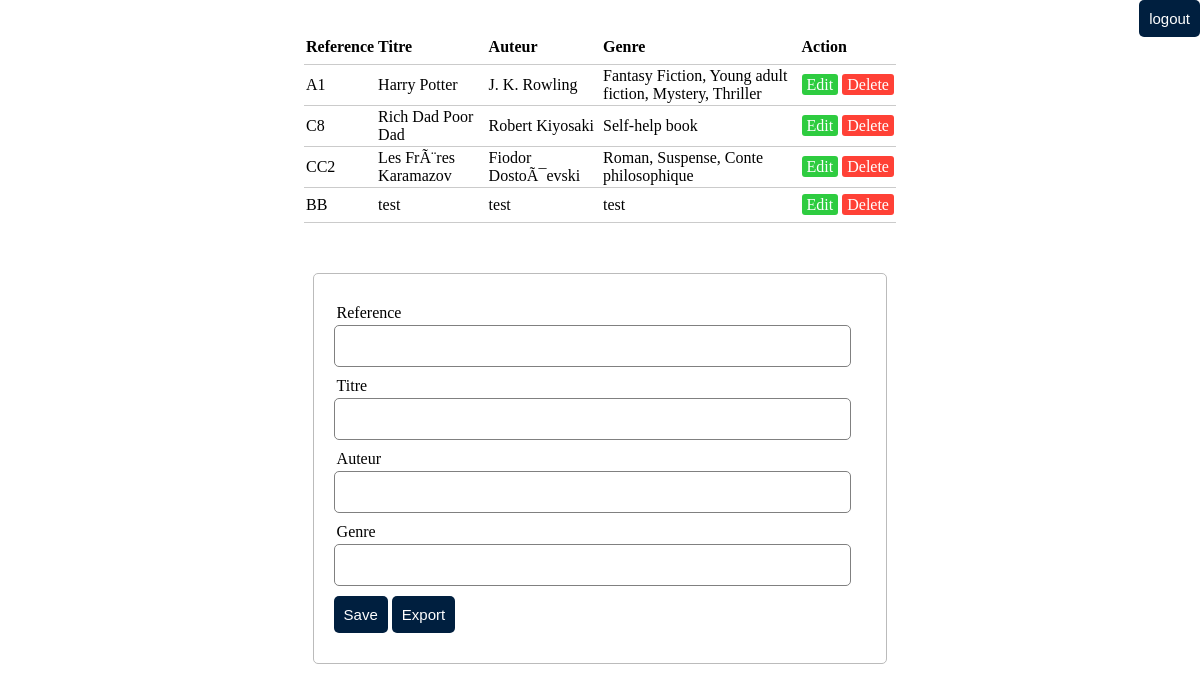
The app's page /home.php with its own data.
### tables this page shows
CREATE TABLE `livres` (
  `id` int(11) NOT NULL,
  `reference` text NOT NULL,
  `titre` text NOT NULL,
  `auteur` text NOT NULL,
  `genre` text NOT NULL
);

### server.php (called while the page is built, shortened)
<?php
	$reference = "";
	$titre = "";
	$auteur = "";
	$genre = "";
	$update = false;
?>

### home.php (the view, shortened to what this page needs)
<?php
include('server.php');
?>
<!DOCTYPE html>
<html>
<head>
	<link rel="stylesheet" type="text/css" href="style.css">
</head>
<body>
<?php $results = mysqli_query($db, "SELECT * FROM livres"); ?>
<table>
	<thead>
		<tr>
			<th>Reference</th>
			<th>Titre</th>
			<th>Auteur</th>
			<th>Genre</th>
			<th colspan="2">Action</th>
		</tr>
	</thead>
	<?php while ($row = mysqli_fetch_array($results)) { ?>
		<tr>
			<td><?php echo $row['reference']; ?></td>
			<td><?php echo $row['titre']; ?></td>
			<td><?php echo $row['auteur']; ?></td>
			<td><?php echo $row['genre']; ?></td>
			<td>
				<a href="home.php?edit=<?php echo $row['id']; ?>" class="edit_btn" >Edit</a>
			</td>
			<td>
				<a href="server.php?del=<?php echo $row['id']; ?>" class="del_btn">Delete</a>
			</td>
		</tr>
	<?php } ?>
</table>
<form method="post" action="server.php" >
	<div class="input-group">
		<label>Reference</label>
		<input type="text" name="reference" value="<?php echo $reference; ?>">
	</div>
	<div class="input-group">
		<label>Titre</label>
		<input type="text" name="titre" value="<?php echo $titre; ?>">
	</div>
	<div class="input-group">
		<label>Auteur</label>
		<input type="text" name="auteur" value="<?php echo $auteur; ?>">
	</div>
	<div class="input-group">
		<label>Genre</label>
		<input type="text" name="genre" value="<?php echo $genre; ?>">
	</div>
	<div class="input-group">
		<?php if ($update == true): ?>
			<button class="btn" type="submit" name="update" style="background: #2ECC40;" >update</button>
		<?php else: ?>
			<button class="btn" type="submit" name="save" >Save</button>
		<?php endif ?>
			<button class="btn" type="submit" name="export" >Export</button>
	</div>
            <input class="btnl" name="logout" type="submit"  value="logout" />
</form>
</body>
</html>

### style.css (style rules this page uses)
body { font-size: 16px; }
table { width: 50%; margin: 30px auto; border-collapse: collapse; text-align: left; }
tr { border-bottom: 1px solid #cbcbcb; }
th, td { border: none; height: 30px; padding: 2px; }
form { width: 45%; margin: 50px auto; text-align: left; padding: 20px; border: 1px solid #bbbbbb; border-radius: 5px; }
.input-group { margin: 10px 0px 10px 0px; }
.input-group label { display: block; text-align: left; margin: 3px; }
.input-group input { height: 30px; width: 93%; padding: 5px 10px; font-size: 16px; border-radius: 5px; border: 1px solid gray; }
.btn { padding: 10px; font-size: 15px; color: white; background: #001f3f; border: none; border-radius: 5px; }
.btnl { padding: 10px; font-size: 15px; color: white; background: #001f3f; border: none; border-radius: 5px; position:absolute; top:0; right:0; }
.edit_btn { text-decoration: none; padding: 2px 5px; background: #2ECC40; color: white; border-radius: 3px; }
.del_btn { text-decoration: none; padding: 2px 5px; color: white; border-radius: 3px; background: #FF4136; }

### records on screen
livres: reference "A1", titre "Harry Potter", auteur "J. K. Rowling", genre "Fantasy Fiction, Young adult fiction, Mystery, Thriller"
livres: reference "C8", titre "Rich Dad Poor Dad", auteur "Robert Kiyosaki", genre "Self-help book"
livres: reference "CC2", titre "Les FrÃ¨res Karamazov", auteur "Fiodor DostoÃ¯evski", genre "Roman, Suspense, Conte philosophique"
livres: reference "BB", titre "test", auteur "test", genre "test"
